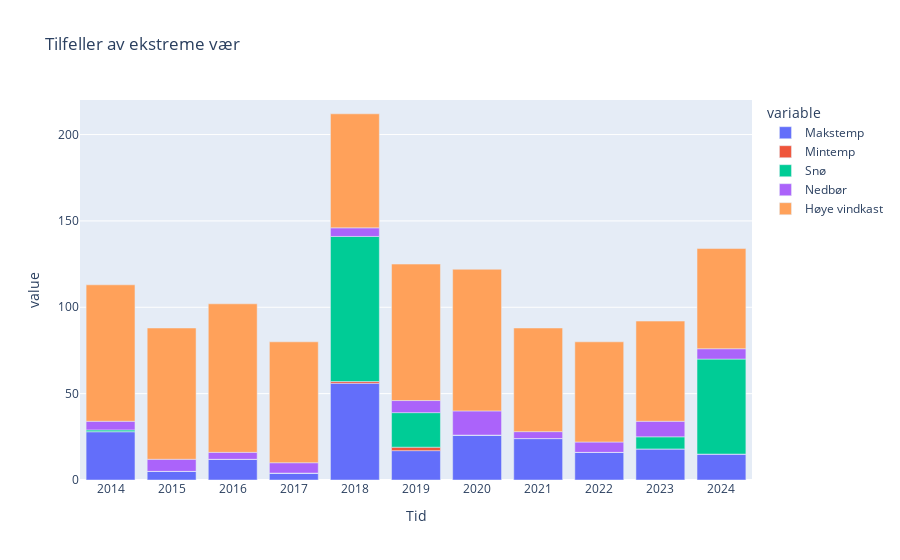

Write notebook code for a chart like this one.
### Markdown cell above
### Ekstremvær
Denne grafen viser årlige forekomster av ekstremvær, fordelt på ulike værtyper som høy temperatur, lave temperaturer, nedbør, snø og sterke vindkast. Dette kan være nyttig for å identifisere klimatisk utvikling eller perioder med unormalt vær.

### Code cell
import plotly.express as px
#Use the class dataAnalysis to calculate the severity cases
da = DataAnalysis(df, 'Makstemp', ['Snø', 'Nedbør'], {"Middelvind": 20.8,"Nedbør": 20.0}, bin_defs)
ekstrem_vær = da.years_severity().reset_index().rename(columns={'index': 'Tid'})


#Create plot
fig = px.bar(ekstrem_vær, x="Tid", y=["Makstemp", "Mintemp", "Snø", "Nedbør", "Høye vindkast"], title="Tilfeller av ekstreme vær")
fig.update_yaxes(range=[0, 220])

fig.update_xaxes(tickmode='linear', dtick=1)
fig.show()

### Figure 1 — Plotly figure (JSON) as saved in the notebook; plotly's stock layout.template omitted (floating-point values rounded to 4 significant figures)
{"data": [{"hovertemplate": "%{y} tilfeller", "legendgroup": "Makstemp", "marker": {"color": "#636efa", "pattern": {"shape": ""}}, "name": "Makstemp", "orientation": "v", "showlegend": true, "textposition": "auto", "type": "bar", "x": [2014, 2015, 2016, 2017, 2018, 2019, 2020, 2021, 2022, 2023, 2024], "xaxis": "x", "y": [28, 5, 12, 4, 56, 17, 26, 24, 16, 18, 15], "yaxis": "y"}, {"hovertemplate": "%{y} tilfeller", "legendgroup": "Mintemp", "marker": {"color": "#EF553B", "pattern": {"shape": ""}}, "name": "Mintemp", "orientation": "v", "showlegend": true, "textposition": "auto", "type": "bar", "x": [2014, 2015, 2016, 2017, 2018, 2019, 2020, 2021, 2022, 2023, 2024], "xaxis": "x", "y": [0, 0, 0, 0, 1, 2, 0, 0, 0, 0, 0], "yaxis": "y"}, {"hovertemplate": "%{y} tilfeller", "legendgroup": "Snø", "marker": {"color": "#00cc96", "pattern": {"shape": ""}}, "name": "Snø", "orientation": "v", "showlegend": true, "textposition": "auto", "type": "bar", "x": [2014, 2015, 2016, 2017, 2018, 2019, 2020, 2021, 2022, 2023, 2024], "xaxis": "x", "y": [1, 0, 0, 0, 84, 20, 0, 0, 0, 7, 55], "yaxis": "y"}, {"hovertemplate": "%{y} tilfeller", "legendgroup": "Nedbør", "marker": {"color": "#ab63fa", "pattern": {"shape": ""}}, "name": "Nedbør", "orientation": "v", "showlegend": true, "textposition": "auto", "type": "bar", "x": [2014, 2015, 2016, 2017, 2018, 2019, 2020, 2021, 2022, 2023, 2024], "xaxis": "x", "y": [5, 7, 4, 6, 5, 7, 14, 4, 6, 9, 6], "yaxis": "y"}, {"hovertemplate": "%{y} tilfeller", "legendgroup": "Høye vindkast", "marker": {"color": "#FFA15A", "pattern": {"shape": ""}}, "name": "Høye vindkast", "orientation": "v", "showlegend": true, "textposition": "auto", "type": "bar", "x": [2014, 2015, 2016, 2017, 2018, 2019, 2020, 2021, 2022, 2023, 2024], "xaxis": "x", "y": [79, 76, 86, 70, 66, 79, 82, 60, 58, 58, 58], "yaxis": "y"}], "layout": {"barmode": "relative", "legend": {"title": {"text": "variable"}, "tracegroupgap": 0}, "title": {"text": "Tilfeller av ekstreme vær"}, "xaxis": {"anchor": "y", "domain": [0, 1], "dtick": 1, "tickmode": "linear", "title": {"text": "Tid"}}, "yaxis": {"anchor": "x", "domain": [0, 1], "range": [0, 220], "title": {"text": "value"}}}}
